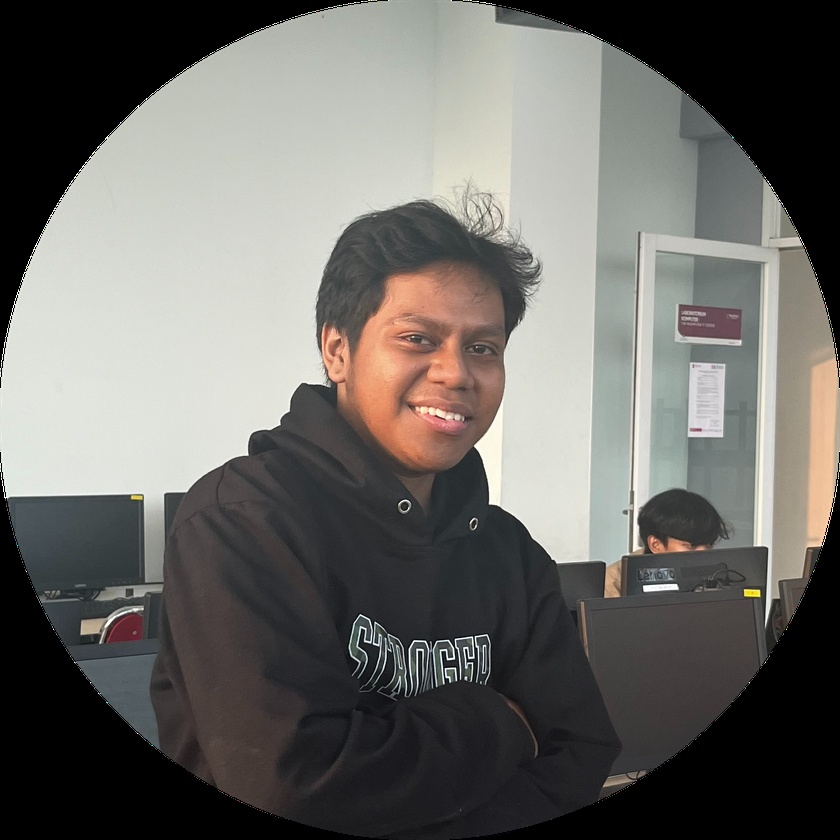
#> input picture Hasil Kuliah 4 Tahun/Semester 5/Pengelolahan Citra Digital/Sesi 5/Tugas/image_color.jpg, 840 x 840 px, shrunk from 1708 x 1708 before the run
$ python PeningkatanKualitasCitraLanjutan.py   (older library calls are emulated)
#> lines starting #> are read from the running program, lines starting #| are printed output that depends on the picture
import cv2
import numpy as np
import matplotlib.pyplot as plt

# Fungsi untuk menerapkan filter
def apply_filters(image):
    # Low-pass filter (Gaussian Blur)
    low_pass = cv2.GaussianBlur(image, (5, 5), 0)

    # High-pass filter (menggunakan Laplacian)
    laplacian = cv2.Laplacian(image, cv2.CV_64F)
    high_pass = cv2.convertScaleAbs(laplacian)

    # High-boost filter
    high_boost = cv2.addWeighted(image, 1.5, low_pass, -0.5, 0)

    return low_pass, high_pass, high_boost

# Memuat citra
image_color = cv2.imread('image_color.jpg')
#> image_color is the input picture: shape (840, 840, 3); mean B, G, R 101.5, 105.3, 106.9
image_gray = cv2.cvtColor(image_color, cv2.COLOR_BGR2GRAY)
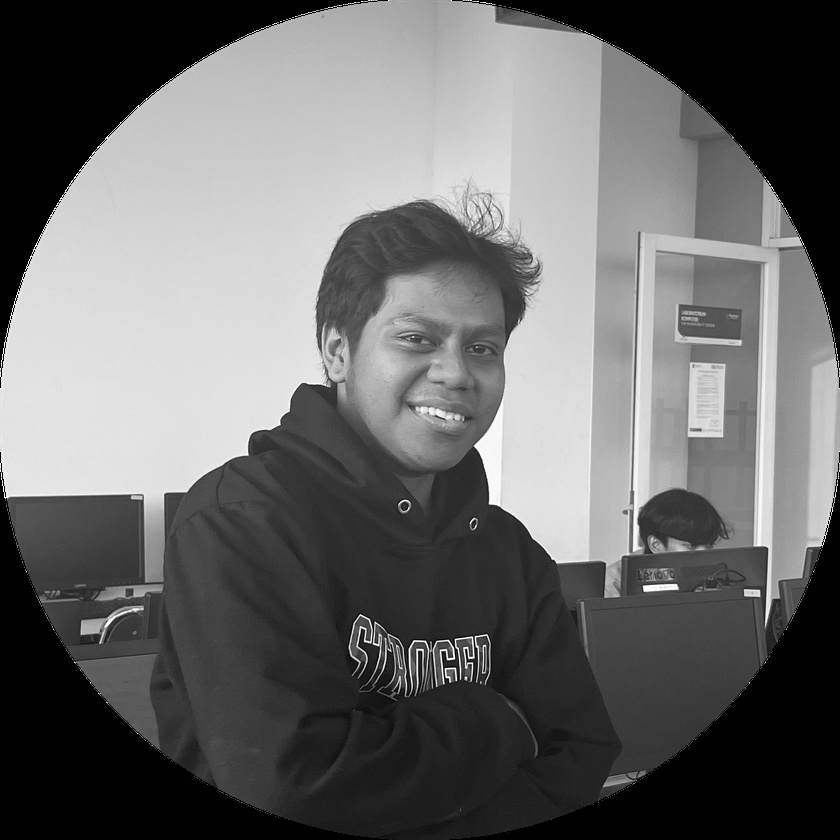
#> image_gray: shape (840, 840); min 0, max 255, mean 105.3

# Menerapkan filter pada citra grayscale
low_pass_gray, high_pass_gray, high_boost_gray = apply_filters(image_gray)
#> in apply_filters, `laplacian = cv2.Laplacian(image, cv2.CV_64F)`:
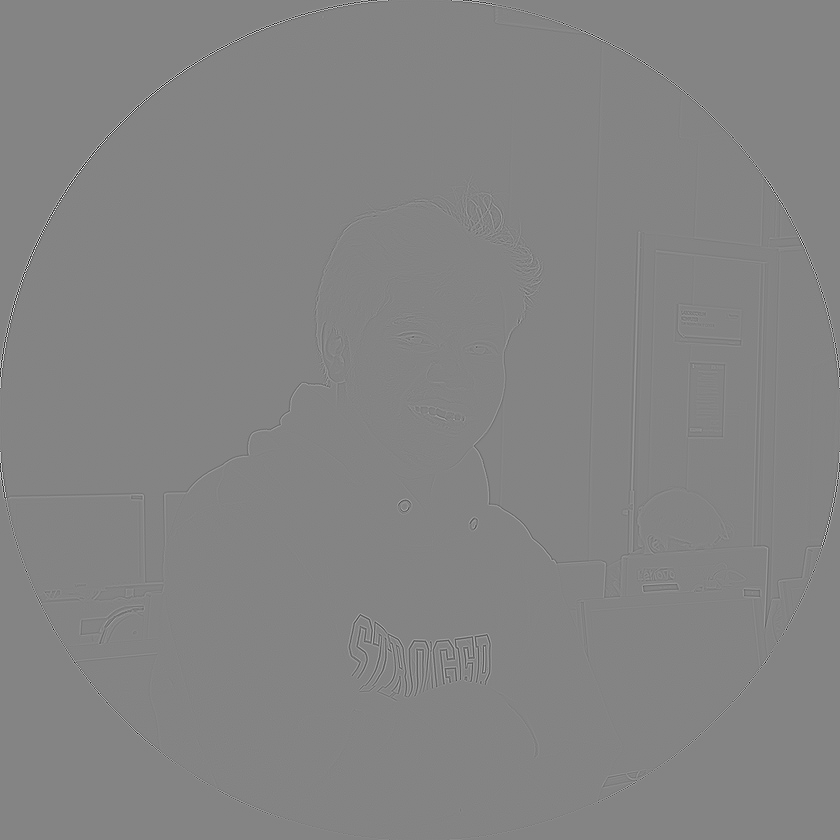
#> laplacian: shape (840, 840) float64; min -1018, max 944, mean 0; drawn with min black and max white
#> in apply_filters, `high_pass = cv2.convertScaleAbs(laplacian)`:
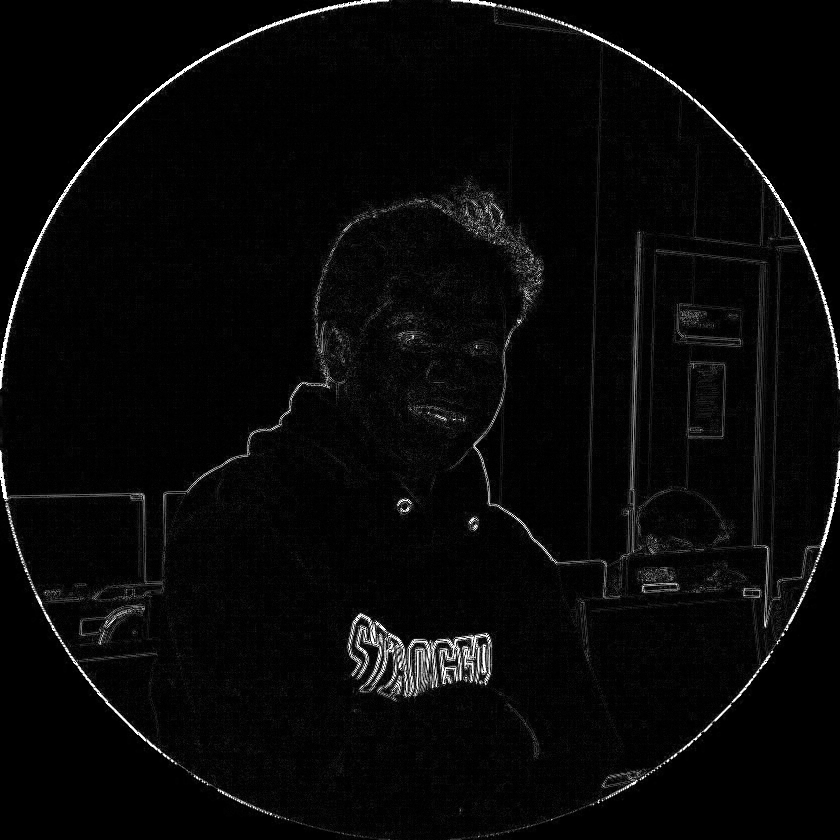
#> high_pass: shape (840, 840); min 0, max 255, mean 8.2

# Menerapkan filter pada citra berwarna
low_pass_color, high_pass_color, high_boost_color = apply_filters(image_color)

# Menampilkan hasil
plt.figure(figsize=(12, 8))

# Citra Grayscale
plt.subplot(2, 4, 1)
plt.title('Citra Grayscale')
plt.imshow(image_gray, cmap='gray')
plt.axis('off')

plt.subplot(2, 4, 2)
plt.title('Low-pass (Grayscale)')
plt.imshow(low_pass_gray, cmap='gray')
plt.axis('off')

plt.subplot(2, 4, 3)
plt.title('High-pass (Grayscale)')
plt.imshow(high_pass_gray, cmap='gray')
plt.axis('off')

plt.subplot(2, 4, 4)
plt.title('High-boost (Grayscale)')
plt.imshow(high_boost_gray, cmap='gray')
plt.axis('off')

# Citra Berwarna
plt.subplot(2, 4, 5)
plt.title('Citra Berwarna')
plt.imshow(cv2.cvtColor(image_color, cv2.COLOR_BGR2RGB))
plt.axis('off')

plt.subplot(2, 4, 6)
plt.title('Low-pass (Berwarna)')
plt.imshow(cv2.cvtColor(low_pass_color, cv2.COLOR_BGR2RGB))
plt.axis('off')

plt.subplot(2, 4, 7)
plt.title('High-pass (Berwarna)')
plt.imshow(cv2.cvtColor(high_pass_color, cv2.COLOR_BGR2RGB))
plt.axis('off')

plt.subplot(2, 4, 8)
plt.title('High-boost (Berwarna)')
plt.imshow(cv2.cvtColor(high_boost_color, cv2.COLOR_BGR2RGB))
plt.axis('off')

plt.tight_layout()
plt.show()
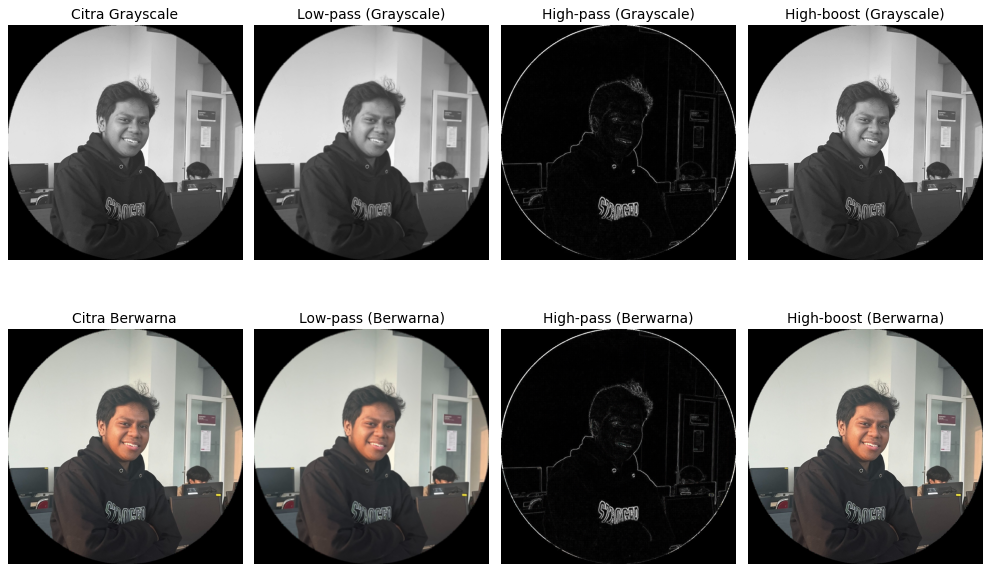
#> figure drawn by matplotlib, 8 panels
